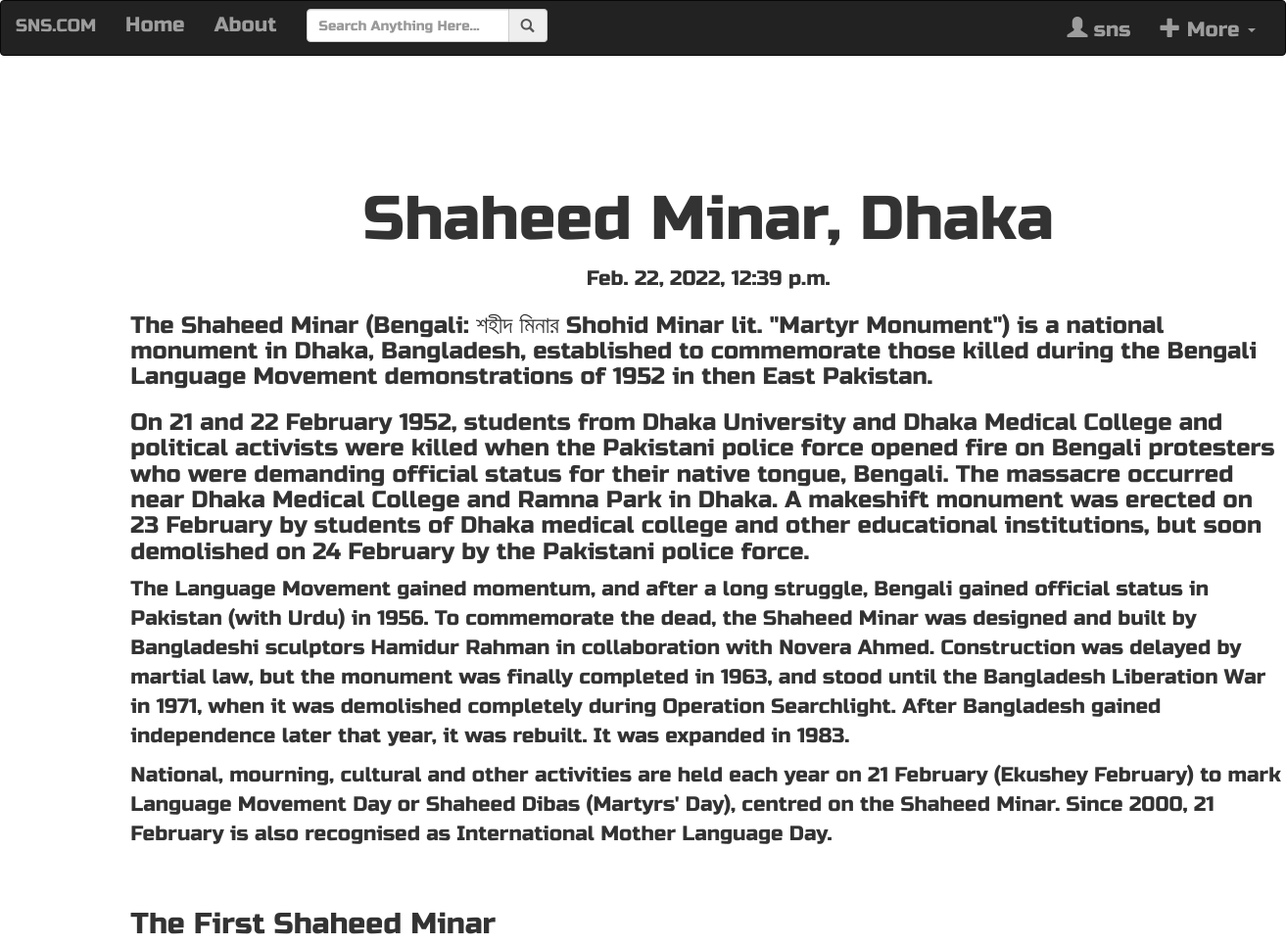
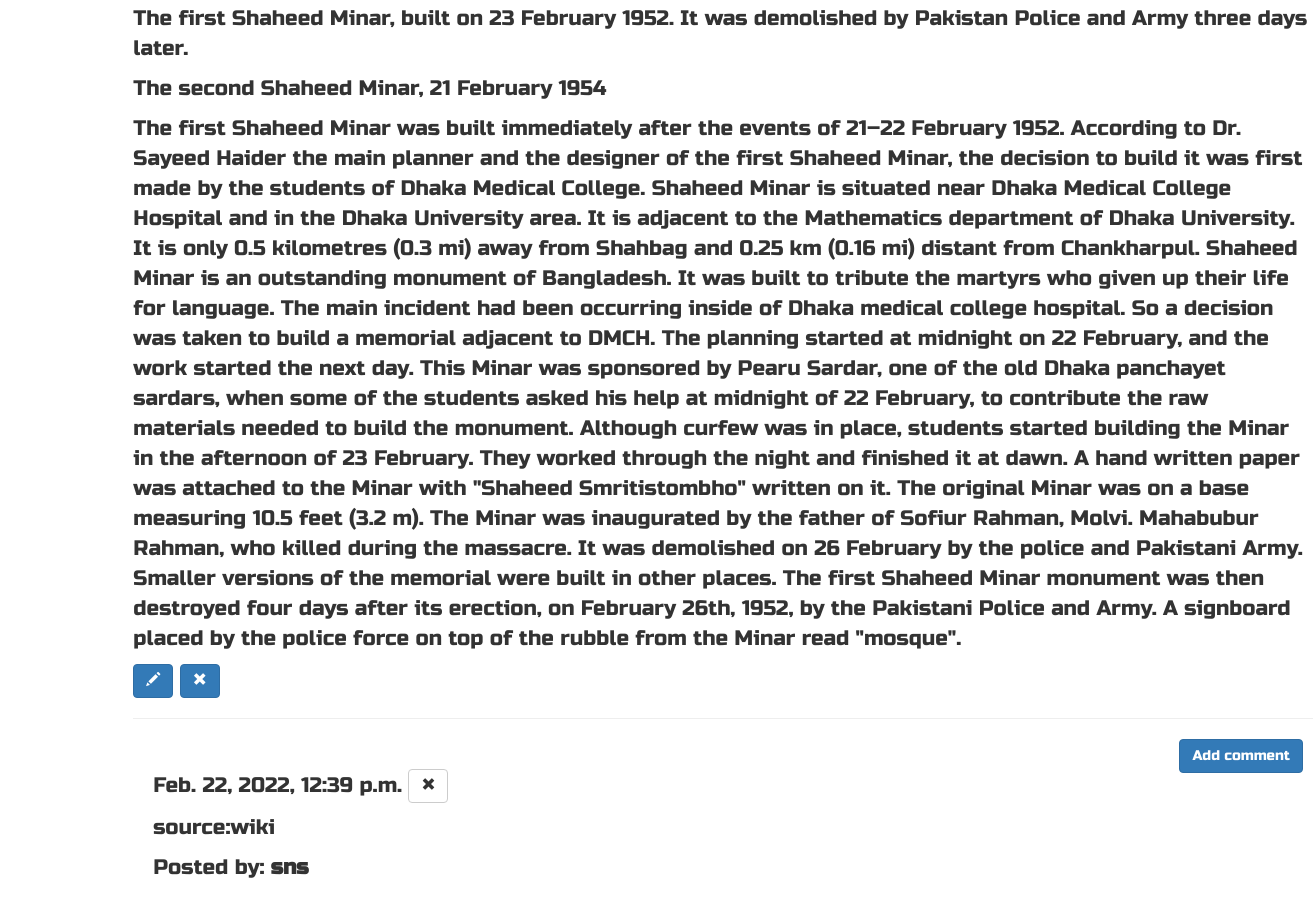
The page /post/8/ (signed in) on the database its author committed (2 pictures, top to bottom).
### blog_app/models.py (models this page shows, shortened)
class Post(models.Model):
    author = models.ForeignKey('auth.User', on_delete=models.CASCADE)
    title = models.CharField(max_length=200)
    text = models.TextField()
    create_date = models.DateTimeField(default=timezone.now)
    published_date = models.DateTimeField(blank = True, null = True)

class Comment(models.Model):
    post = models.ForeignKey('blog_app.Post', related_name='comments', on_delete=models.CASCADE)
    author = models.CharField(max_length=200)
    text = models.TextField()
    create_date = models.DateTimeField(default=timezone.now)
    approved_comment = models.BooleanField(default=False)

### blog_app/views.py (the view)
# urls.py: path('post/<int:pk>/', views.PostDetailView.as_view(), name = 'detail_post'),
class PostDetailView(DetailView):
    model = Post

### blog_app/templates/blog_app/post_detail.html (shortened to what this page needs)
{% extends 'blog_App/base.html' %}
{% block content %}
        <h1 class='posttitle loader'>{{ post.title }}</h1>
        {% if post.published_date %}
            <div class="date postdate">
                {{ post.published_date }}
            </div>
        {% else %}
            <a class="btn btn-default" href="{% url 'post_publish' pk=post.pk %}">Publish</a>
        {% endif %}
      <p class='postcontent' >{{ post.text|safe|linebreaksbr }}</p>
      {% if user.is_authenticated %}
          <a class="btn btn-primary" href="{% url 'update_post' pk=post.pk %}"><span class="glyphicon glyphicon-pencil"></span></a>
          <a class="btn btn-primary" href="{% url 'delete_post' pk=post.pk %}"><span class="glyphicon glyphicon-remove"></span></a>
      {% endif %}
  <hr>
  <a class="btn btn-primary btn-comment" href="{% url 'add_comment' pk=post.pk %}">Add comment</a>
  <div class="container">
  {% for comment in post.comments.all %}
  <br>
              {{ comment.create_date }}
              {% if user.is_authenticated %}
                 <a class="btn btn-default" href="{% url 'delete_comment' pk=comment.pk %}"><span class="glyphicon glyphicon-remove"></span></a>
              {% endif %}
          <p>{{ comment.text|safe|linebreaks }}</p>
          <p>Posted by: <strong>{{ comment.author }}</strong></p>
  {% empty %}
      <p>No comments posted.</p>
  {% endfor %}
</div>
{% endblock %}

### blog_app/templates/blog_app/base.html (shortened to what this page needs)
<!doctype html>
{% load static  %}
<html lang="en">
  <head>
    <link rel="stylesheet" href="https://maxcdn.bootstrapcdn.com/bootstrap/3.3.7/css/bootstrap.min.css">
       <link rel="stylesheet" href="//cdn.jsdelivr.net/medium-editor/latest/css/medium-editor.min.css" type="text/css" media="screen" charset="utf-8">
       <link rel="stylesheet" href="{% static 'css/blog_app.css' %}">
  </head>
  <body class='loader'>
<div class="navbar navbar-inverse techfont custom-navbar">
        <div class="container-fluid">
            <div class="row">
                <div class="col-lg-12">
                    <div class="navbar-header">
                        <a href="{% url 'postList' %}" class="navbar-brand  ">SNS.COM</a>
                    </div>
                    <div class="navbar-collapse collapse" id="mobile_menu">
                        <ul class="nav navbar-nav">
                            <li ><a href="{% url 'postList' %}">Home</a></li>
                            <li><a href="{% url 'about' %}">About</a></li>
                        </ul>
                        <ul class="nav navbar-nav">
                            <li>
                                <form action="" class="navbar-form">
                                    <div class="form-group">
                                        <div class="input-group">
                                            <input type="search" name="search" id="" placeholder="Search Anything Here..." class="form-control">
                                            <span class="input-group-addon"><span class="glyphicon glyphicon-search"></span></span>
                                        </div>
                                    </div>
                                </form>
                            </li>
                        </ul>
                        <ul class="nav navbar-nav navbar-right">
                            {% if user.is_authenticated %}
                            <li><a href="#"><span class="glyphicon glyphicon-user"></span> {{user.username}}</a></li>
                            <li><a href="#" class="dropdown-toggle" data-toggle="dropdown"><span class="glyphicon glyphicon-plus"></span> More <span class="caret"></span></a>
                                {% endif %}
                            </li>
                        </ul>
                    </div>
                </div>
            </div>
        </div>
    </div>
<div  class='centerstage techfont' >
    {% block content  %}
    {% endblock  %}
</div>
  </body>
</html>

### blog_app/static/css/blog_app.css (style rules this page uses)
.techfont { font-family: 'Russo One', sans-serif; font-size: 1.5em; margin-bottom: 10px; }
.postdate { text-align: center; }
.posttitle { font-family: 'Russo One', sans-serif; font-size: 3em; text-align: center; }
.postcontent { font-family: 'Montserrat'; font-size: 1.5em; }
.centerstage { margin: 100pt; margin-right: auto; }
.btn-comment { position: absolute; right: 10px; }
.loader { filter:hue-rotate(0deg); color: linear-gradient(45deg,#0f8,#08f); animation:hue 5000ms infinite linear; }

### rows shown on the page
Post: title "Shaheed Minar, Dhaka", published_date "Feb. 22, 2022, 12:39 p.m.", text "The Shaheed Minar (Bengali: শহীদ মিনার Shohid Minar lit. \"Martyr Monument\") is a national monument in Dhaka, Bangladesh, established to commemorate those killed during the Bengali Language Movement demonstrations of 1952 in then East Pakistan. On 21 and 22 February 1952, students from Dhaka University and Dhaka Medical College and political activists were killed when the Pakistani police force opened fire on Bengali protesters who were demanding official status for their native tongue, Bengali. The massacre occurred near Dhaka Medical College and Ramna Park in Dhaka. A makeshift monument was erected on 23 February by students of Dhaka medical college and other educational institutions, but…"
Comment: create_date "Feb. 22, 2022, 12:39 p.m.", text "source:wiki", author "sns"

### other values the page prints
{{ user.username }} "sns"
